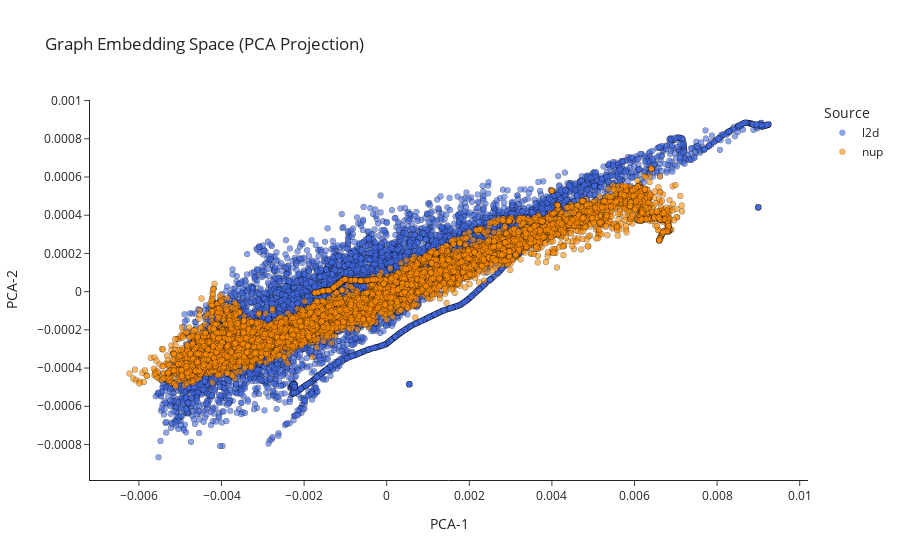

Write notebook code for a chart like this one.
### Code cell
from sklearn.decomposition import PCA
import plotly.express as px
import pandas as pd
import torch
from torch.utils.data import DataLoader
from tqdm import tqdm

l2d_encoder.eval()
nup_encoder.eval()
projector.eval()

all_embeddings = []
all_sources = []
all_paths = []

with torch.no_grad():
    for batch in tqdm(l2d_train_loader, desc="Collecting L2D embeddings"):
        batch = batch.to(device)
        z = projector(l2d_encoder(batch))  # [B, D]
        all_embeddings.append(z.cpu())
        all_sources.extend(['l2d'] * z.size(0))
        all_paths.extend(batch['window_meta']['episode_path'])

    for batch in tqdm(nup_train_loader, desc="Collecting NUP embeddings"):
        batch = batch.to(device)
        z = projector(nup_encoder(batch))  # [B, D]
        all_embeddings.append(z.cpu())
        all_sources.extend(['nup'] * z.size(0))
        all_paths.extend(batch['window_meta']['episode_path'])

# Concatenate
all_embeddings = torch.cat(all_embeddings, dim=0)  # [N, D]

# PCA reduction
pca = PCA(n_components=2, random_state=42)
emb_2d = pca.fit_transform(all_embeddings.numpy())  # [N, 2]

# Convert to DataFrame for Plotly
df = pd.DataFrame({
    'PCA1': emb_2d[:, 0],
    'PCA2': emb_2d[:, 1],
    'Source': all_sources,
    'EpisodePath': all_paths
})

# Interactive plot
fig = px.scatter(
    df,
    x='PCA1',
    y='PCA2',
    color='Source',
    hover_data=['EpisodePath'],
    opacity=0.6,
    title="Graph Embedding Space (PCA Projection)",
    color_discrete_map={'l2d': 'royalblue', 'nup': 'darkorange'}
)
fig.update_traces(marker=dict(line=dict(width=0.2, color='black')))
fig.update_layout(
    xaxis_title="PCA-1",
    yaxis_title="PCA-2",
    legend_title="Source",
    template='simple_white'
)
fig.show()

### Figure 1 — Plotly figure (JSON) as saved in the notebook; plotly's stock layout.template omitted (floating-point values rounded to 4 significant figures; data arrays with more than 128 entries replaced by an {"elided": "..."} marker saying what was removed)
{"data": [{"customdata": {"elided": "9593x1 str values"}, "hovertemplate": "Source=l2d<br>PCA1=%{x}<br>PCA2=%{y}<br>EpisodePath=%{customdata[0]}<extra></extra>", "legendgroup": "l2d", "marker": {"color": "royalblue", "line": {"color": "black", "width": 0.2}, "opacity": 0.6, "symbol": "circle"}, "mode": "markers", "name": "l2d", "showlegend": true, "type": "scattergl", "x": {"elided": "9593 float values"}, "xaxis": "x", "y": {"elided": "9593 float values"}, "yaxis": "y"}, {"customdata": {"elided": "9593x1 str values"}, "hovertemplate": "Source=nup<br>PCA1=%{x}<br>PCA2=%{y}<br>EpisodePath=%{customdata[0]}<extra></extra>", "legendgroup": "nup", "marker": {"color": "darkorange", "line": {"color": "black", "width": 0.2}, "opacity": 0.6, "symbol": "circle"}, "mode": "markers", "name": "nup", "showlegend": true, "type": "scattergl", "x": {"elided": "9593 float values"}, "xaxis": "x", "y": {"elided": "9593 float values"}, "yaxis": "y"}], "layout": {"legend": {"title": {"text": "Source"}, "tracegroupgap": 0}, "title": {"text": "Graph Embedding Space (PCA Projection)"}, "xaxis": {"anchor": "y", "domain": [0, 1], "title": {"text": "PCA-1"}}, "yaxis": {"anchor": "x", "domain": [0, 1], "title": {"text": "PCA-2"}}}}
